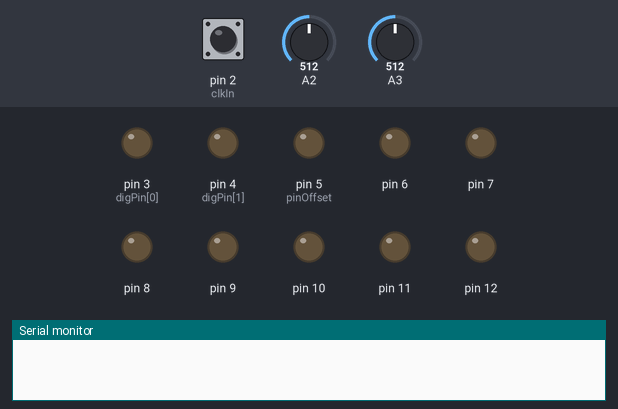
A sketch run on a simulated Arduino Nano, built with avr-gcc and run on an emulated ATmega328P. Shown: output pins drawn as LEDs (lit = HIGH), the last lines printed to the serial monitor. The inputs (shaded band) are chosen by the test bench; at power-on: pin 2 (clkIn) LOW, A2 = 512, A3 = 512.

Above: at 1.2 s.
1.3 s: pin 2 (clkIn) driven HIGH
At 2.5 s:
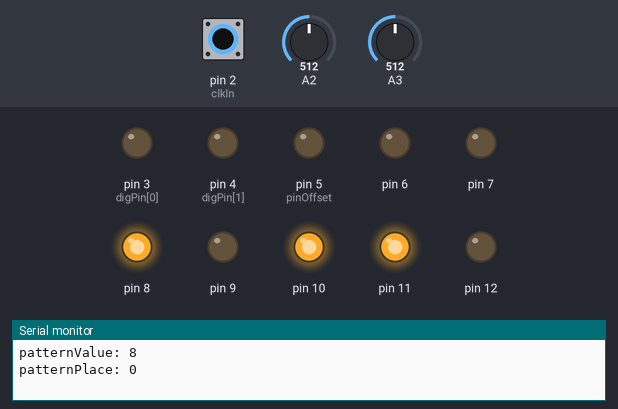
2.8 s: pin 2 (clkIn) pulsed LOW 2 times (0.12 s each, 0.3 s apart)
At 3.5 s:
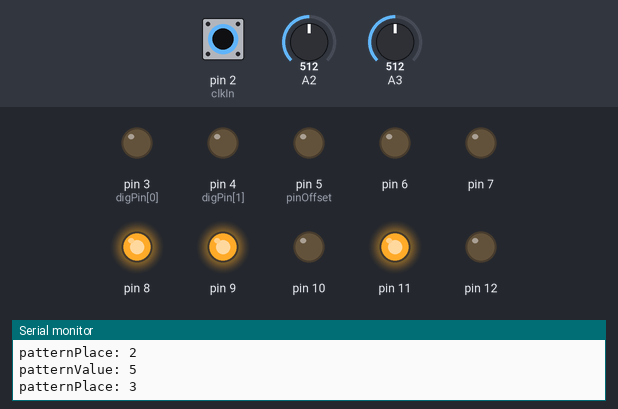
4.9 s: pin 2 (clkIn) pulsed LOW 5 times (0.12 s each, 0.3 s apart)
At 7.0 s:
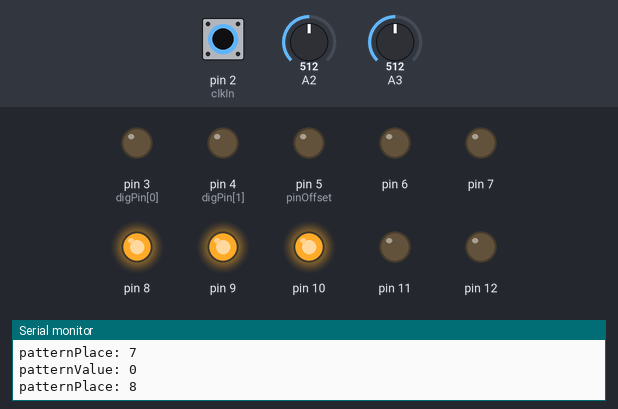
Timing chart, 0 to 8.5 s (numbered marks = the images above; inputs shaded):
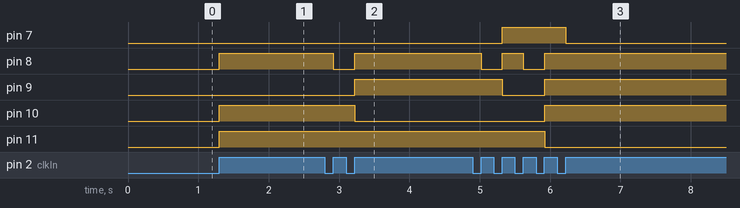

The sketch:

ScalePlayer.ino
```cpp
//  constants related to the Arduino Nano pin use
const int clkIn = 2;           // the digital (clock) input
const int digPin[2] = {3, 4};  // the digital output pins
const int pinOffset = 5;       // the first DAC pin (from 5-12)
const int trigTime = 25;       // 25 ms trigger timing

//  variables for interrupt handling of the clock input
volatile int clkState = LOW;

//  variables used to control the current DIO output states
int digState[2] = {LOW, LOW};        // start with both set low
unsigned long digMilli[2] = {0, 0};  // a place to store millis()

int currentScaleValue = 0;


const int noOfPatterns = 3;
const int patternLength = 9;
int patternValue;
int patternType;
int patternTypeUtility = 1023 / noOfPatterns;
int patternPlace = 0;
int pattern[noOfPatterns][patternLength] = {
  {8,7,6,5,4,3,2,1,0},
  {0,1,2,3,4,5,6,7,8}
};


int scale;
const int noOfScales = 25;
const int scaleLength = 9;
int scaleUtility = 1023 / noOfScales;
int scales[noOfScales][scaleLength] = {

  // scales. 99 means "end here"

  // Major. 12 scales
  {1,3,4,6,8,9,11,13,99},    // c major
  {1,3,5,6,8,10,11,13,99},   // d major
  {2,4,5,7,9,10,12,14,99},   // C#/Db
  {2,4,6,7,9,11,12,14,99},   // D#/Eb
  {1,3,5,7,8,10,12,13,99},   // E Major
  {1,2,4,6,8,9,11,13,99},    // F Major
  {2,3,5,7,9,10,12,14,99},   // F#/Gb
  {1,3,4,6,8,10,11,13,99},   // G Major
  {2,4,5,7,9,11,12,14,99},   // G#/Ab
  {1,3,5,6,8,10,12,13,99},   // A Major
  {1,2,4,6,7,9,11,13,99},    // A#/Bb
  {2,3,5,7,8,10,12,14,99},   // B Major

  // Minor. 12 scales.
  {1,3,4,6,8,9,11,13,99},    // A Minor
  {2,4,5,7,9,10,12,14,99},   // A#/Bb
  {1,3,5,6,8,10,11,13,99},   // B Minor
  {1,3,5,6,8,10,12,13,99},   // C Minor
  {1,3,5,7,8,10,12,13,99},   // C#/Db
  {1,2,4,6,8,9,11,13,99},    // D Minor
  {2,3,5,7,9,10,12,14,99},   // D#/Eb
  {1,3,4,6,8,10,11,13,99},   // E Minor
  {2,4,5,7,9,11,12,14,99},   // F Minor
  {1,3,5,6,8,10,12,13,99},   // F#/Gb
  {1,2,4,6,7,9,11,13,99},    // G Minor
  {1,2,3,5,7,8,12,13,99},     // G#/Ab

  // Pentatonic. 12 scales.
  {1,4,6,8,11,13,99,99,99}
};

////////////////////////////////////////////////////////

void setup()
{
  Serial.begin(9600);

  pinMode(clkIn, INPUT);

  for (int i=0; i<2; i++) {
    pinMode(digPin[i], OUTPUT);
    digitalWrite(digPin[i], LOW);
  }

  for (int i=0; i<8; i++) {
    pinMode(pinOffset+i, OUTPUT);
    digitalWrite(pinOffset+i, LOW);
  }
  attachInterrupt(0, isr, RISING);
}


void loop() {

  scale = (analogRead(2) / scaleUtility) -1;
  if (scale == -1) {scale = 0;}

  patternType = (analogRead(3) / patternTypeUtility) -1;
  if (patternType == -1) {patternType = 0;}

  digitalWrite(digPin[0], clkState);
  digitalWrite(digPin[1], clkState);

  if (clkState == HIGH) {
    clkState = LOW;

    patternValue = pattern[patternType][patternPlace];

     Serial.print("patternValue: "); Serial.println(patternValue);
          Serial.print("patternPlace: "); Serial.println(patternPlace);

    while (scales[scale][patternValue] == 99) {
      patternPlace++;

      if (patternPlace >= patternLength) {
        patternPlace = 0;
      }

      patternValue = pattern[patternType][patternPlace];
    }

    int note = (((scales[scale][patternValue]) * 4) + (12 * 4));
    dacOutput(note);

    patternPlace++;

    if (patternPlace >= patternLength) {
      patternPlace = 0;
    }
  }
}


void isr()
{
  clkState = HIGH;
}

void writeStep(boolean on){
    if(on){
        digitalWrite(digPin[0], HIGH);
        digitalWrite(digPin[1], LOW);
    }else{
        digitalWrite(digPin[0], LOW);
        digitalWrite(digPin[1], HIGH);
    }
}

//  dacOutput(long) - deal with the DAC output
//  ------------------------------------------
void dacOutput(long v)
{
  // feed this routine a value between 0 and 255 and teh DAC
  // output will send it out.
  int tmpVal = v;
  for (int i=0; i<8; i++) {
    digitalWrite(pinOffset + i, tmpVal & 1);
    tmpVal = tmpVal >> 1;
  }
}
```

Measured:
- after the input at 1.3 s, pin 8, pin 10, pin 11: LOW → HIGH at once
- after the input at 2.8 s, pin 8: HIGH → LOW after 0.12 s, → HIGH 0.30 s later; pin 9: LOW → HIGH after 0.42 s; pin 10: HIGH → LOW after 0.42 s
- after the input at 4.9 s, pin 7: LOW → HIGH after 0.42 s, → LOW 0.90 s later; pin 8: alternates HIGH for 0.30 s and LOW for 0.30 s, 4 changes in all, then stays HIGH, starting after 0.12 s; pin 9: HIGH → LOW after 0.42 s, → HIGH 0.60 s later; pin 10: LOW → HIGH after 1.0 s; pin 11: HIGH → LOW after 1.0 s
